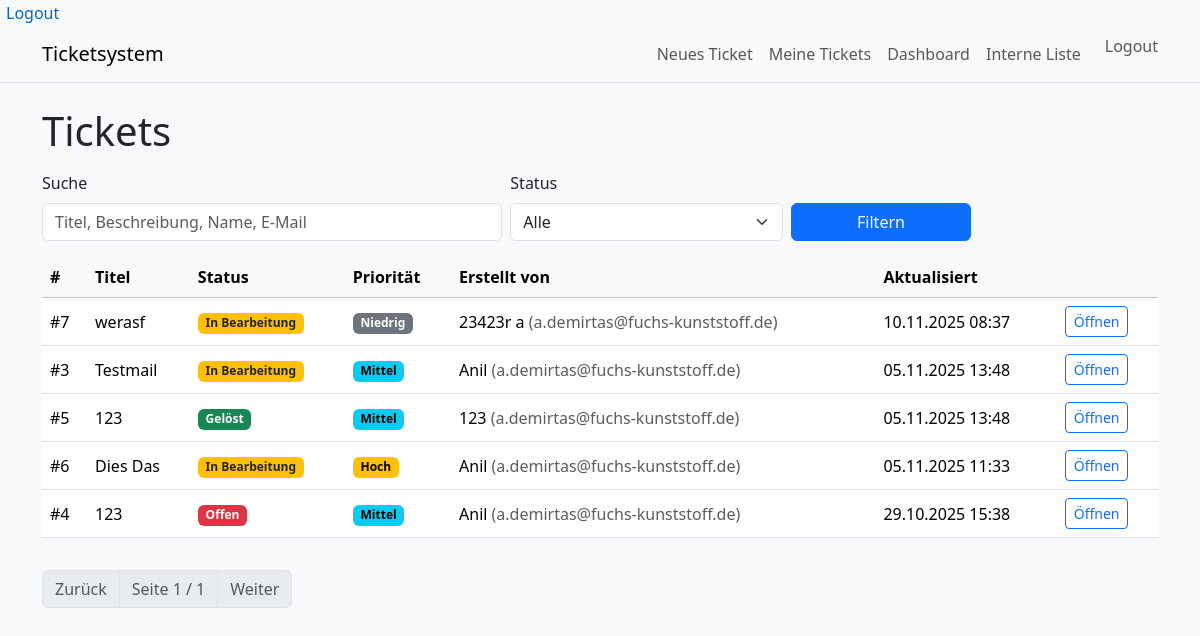
Page /intern/tickets/ (signed in) on the earlier database version.
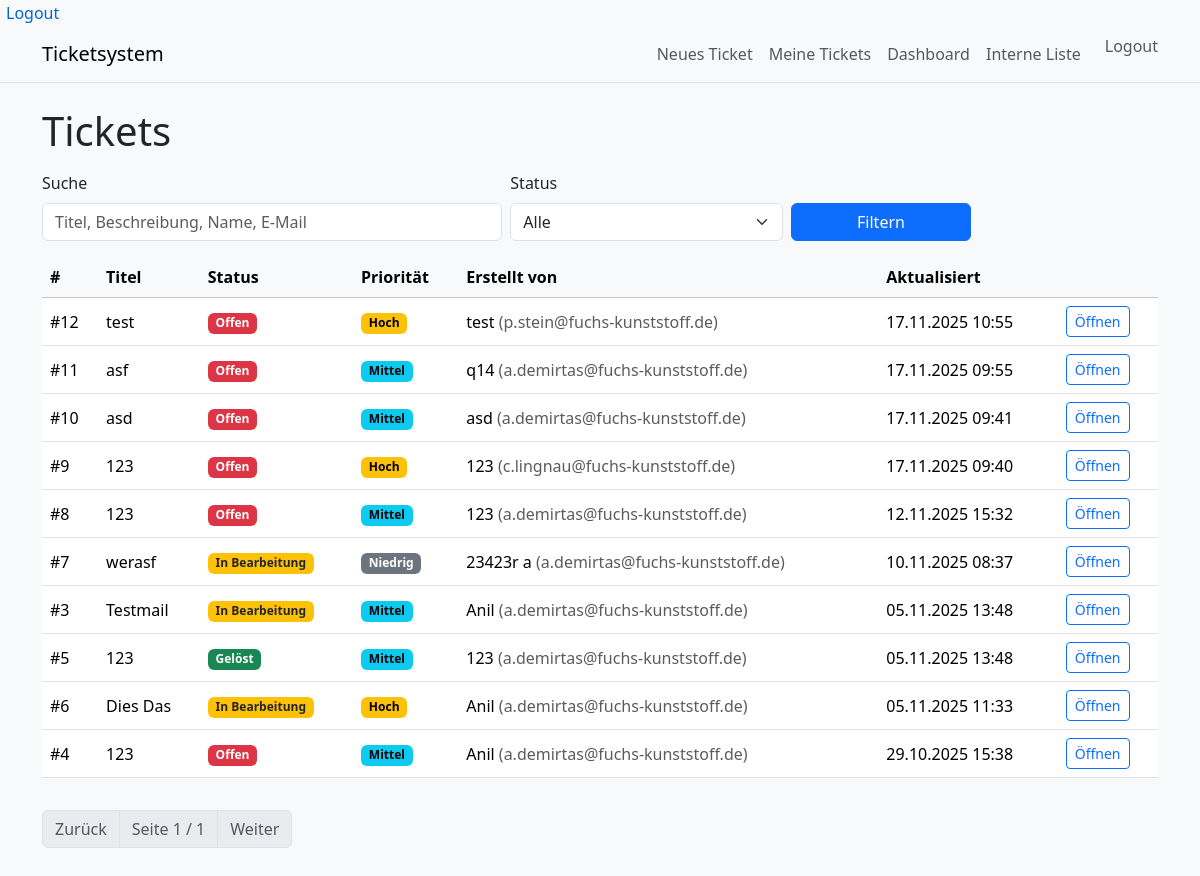
Same page on the later database version.
### tickets/models.py (models this page shows, shortened)
class Ticket(models.Model):
    class Priority(models.TextChoices):
        LOW = "low", "Niedrig"
        MEDIUM = "medium", "Mittel"
        HIGH = "high", "Hoch"
        CRITICAL = "critical", "Kritisch"
    class Status(models.TextChoices):
        OPEN = "open", "Offen"
        IN_PROGRESS = "in_progress", "In Bearbeitung"
        RESOLVED = "resolved", "Gelöst"
    reporter = models.ForeignKey(
        settings.AUTH_USER_MODEL,
        on_delete=models.SET_NULL,
        null=True, blank=True,
        related_name="reported_tickets",
        verbose_name="Gemeldet von"
    )
    assigned_to = models.ForeignKey(
        settings.AUTH_USER_MODEL,
        on_delete=models.SET_NULL,
        null=True, blank=True,
        related_name="assigned_tickets",
        verbose_name="Zugewiesen an"
    )
    name = models.CharField("Ihr Name", max_length=120, validators=[MinLengthValidator(2)])
    email = models.EmailField("Ihre E-Mail", validators=[validate_email])
    title = models.CharField("Titel", max_length=200)
    description = models.TextField("Beschreibung")
    category = models.ForeignKey(Category, null=True, blank=True, on_delete=models.SET_NULL, verbose_name="Kategorie")
    priority = models.CharField("Priorität", max_length=10, choices=Priority.choices, default=Priority.MEDIUM)
    status = models.CharField("Status", max_length=20, choices=Status.choices, default=Status.OPEN)
    created_at = models.DateTimeField("Erstellt am", default=timezone.now, editable=False)
    updated_at = models.DateTimeField("Aktualisiert am", auto_now=True)
    class Meta:
        verbose_name = "Ticket"
        verbose_name_plural = "Tickets"
        ordering = ["-updated_at"]

### tickets/views.py (the view, shortened to what this page needs)
# urls.py: path("intern/tickets/", internal_ticket_list, name="intern_ticket_list"),  # /intern/tickets/
@staff_member_required
def internal_ticket_list(request):
    q = request.GET.get("q", "").strip()
    status = request.GET.get("status", "").strip()
    qs = Ticket.objects.all().order_by("-updated_at")
    if status:
        qs = qs.filter(status=status)
    paginator = Paginator(qs, 12)
    page_obj = paginator.get_page(request.GET.get("page"))
    return render(
        request,
        "tickets/intern_list.html",
        {
            "page_obj": page_obj,
            "q": q,
            "status": status,
            "statuses": Ticket.Status.choices,
        },
    )

### templates/tickets/intern_list.html (shortened to what this page needs)
{% extends "base.html" %}
{% block content %}
<h1 class="mb-3">Tickets</h1>
<form class="row gy-2 gx-2 align-items-end mb-3" method="get">
  <div class="col-md-5">
    <label class="form-label">Suche</label>
    <input type="text" class="form-control" name="q" value="{{ q }}" placeholder="Titel, Beschreibung, Name, E-Mail">
  </div>
  <div class="col-md-3">
    <label class="form-label">Status</label>
    <select class="form-select" name="status">
      <option value="">Alle</option>
    </select>
  </div>
  <div class="col-md-2">
    <button class="btn btn-primary w-100">Filtern</button>
  </div>
</form>
<div class="table-responsive">
<table class="table table-hover align-middle bg-white">
  <thead class="table-light">
    <tr>
      <th>#</th>
      <th>Titel</th>
      <th>Status</th>
      <th>Priorität</th>
      <th>Erstellt von</th>
      <th>Aktualisiert</th>
      <th></th>
    </tr>
  </thead>
  <tbody>
    {% for t in page_obj.object_list %}
    <tr>
      <td>#{{ t.id }}</td>
      <td>{{ t.title }}</td>
      <td>
        {% if t.status == 'open' %}
            <span class="badge text-bg-danger">Offen</span>
        {% elif t.status == 'in_progress' %}
            <span class="badge text-bg-warning text-dark">In Bearbeitung</span>
        {% elif t.status == 'resolved' %}
            <span class="badge text-bg-success">Gelöst</span>
        {% else %}
            <span class="badge text-bg-secondary">{{ t.get_status_display }}</span>
        {% endif %}
       </td>
      <td>
        <span class="badge {% if t.priority == 'critical' %}text-bg-danger{% elif t.priority == 'high' %}text-bg-warning{% elif t.priority == 'medium' %}text-bg-info{% else %}text-bg-secondary{% endif %}">
          {{ t.get_priority_display }}
        </span>
      </td>
      <td>{{ t.name }} <span class="text-muted">({{ t.email }})</span></td>
      <td>{{ t.updated_at|date:"d.m.Y H:i" }}</td>
      <td><a class="btn btn-sm btn-outline-primary" href="{% url 'tickets:intern_ticket_detail' t.id %}">Öffnen</a></td>
    </tr>
    {% empty %}
    <tr><td colspan="7" class="text-center text-muted py-4">Keine Tickets gefunden.</td></tr>
    {% endfor %}
  </tbody>
</table>
</div>
<nav class="mt-3">
  <ul class="pagination">
    {% if page_obj.has_previous %}
      <li class="page-item"><a class="page-link" href="?q={{ q }}&status={{ status }}&page={{ page_obj.previous_page_number }}">Zurück</a></li>
    {% else %}
      <li class="page-item disabled"><span class="page-link">Zurück</span></li>
    {% endif %}
    <li class="page-item disabled"><span class="page-link">Seite {{ page_obj.number }} / {{ page_obj.paginator.num_pages }}</span></li>
    {% if page_obj.has_next %}
      <li class="page-item"><a class="page-link" href="?q={{ q }}&status={{ status }}&page={{ page_obj.next_page_number }}">Weiter</a></li>
    {% else %}
      <li class="page-item disabled"><span class="page-link">Weiter</span></li>
    {% endif %}
  </ul>
</nav>
{% endblock %}

Differences in the rows shown:
added Ticket: id "12", title "test", status "Offen", priority "Hoch", name "test", email "p.stein@fuchs-kunststoff.de", updated_at "17.11.2025 10:55"
added Ticket: id "11", title "asf", status "Offen", priority "Mittel", name "q14", email "a.demirtas@fuchs-kunststoff.de", updated_at "17.11.2025 09:55"
added Ticket: id "10", title "asd", status "Offen", priority "Mittel", name "asd", email "a.demirtas@fuchs-kunststoff.de", updated_at "17.11.2025 09:41"
added Ticket: id "9", title "123", status "Offen", priority "Hoch", name "123", email "c.lingnau@fuchs-kunststoff.de", updated_at "17.11.2025 09:40"
added Ticket: id "8", title "123", status "Offen", priority "Mittel", name "123", email "a.demirtas@fuchs-kunststoff.de", updated_at "12.11.2025 15:32"
